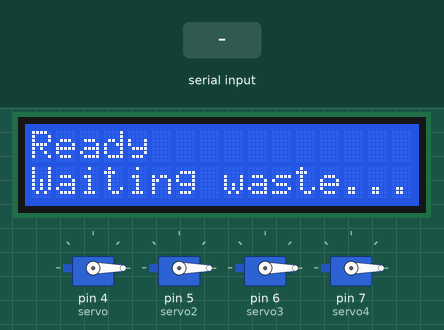
Recording of a sketch running on a simulated Arduino Uno, built with avr-gcc and run on an emulated ATmega328P. Parts: 4 × servo, 16×2 character LCD. Inputs (shaded band) come from the test bench. What the sketch prints to the serial monitor is not drawn.

Above: at 1.2 s.
1.3 s: "paper" received over Serial
At 2.7 s:
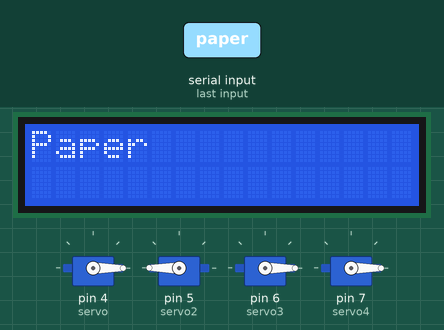
3.8 s: "normal" received over the second serial link
At 6.1 s:
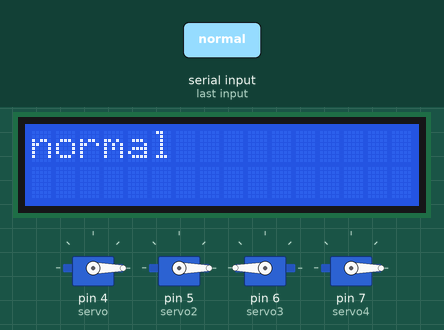
6.8 s: "pet" received over Serial
At 9.3 s:
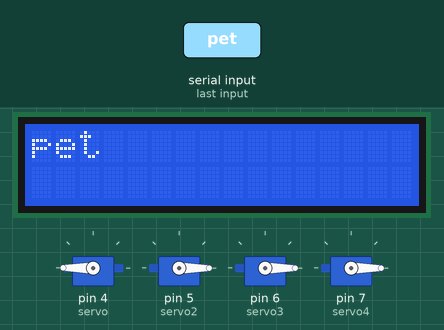
9.8 s: "pp" received over the second serial link
At 12.5 s:
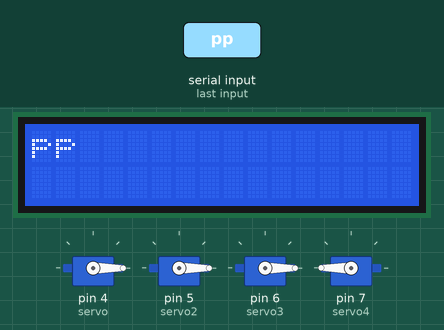
12.8 s: "openall" received over Serial
At 15.7 s:
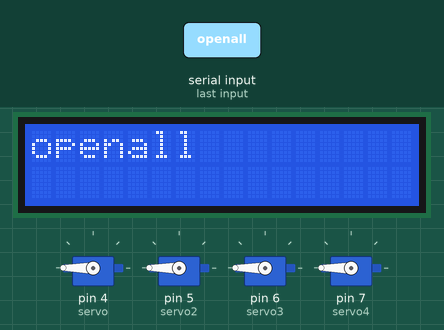
15.8 s: "debug0" received over the second serial link
At 19.0 s:
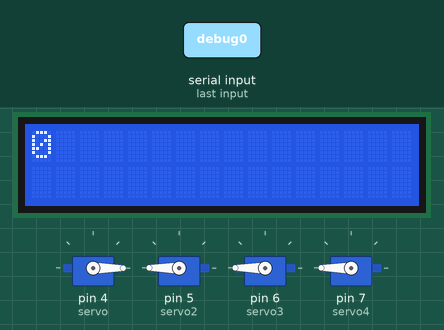
Timing chart, 0 to 19.8 s (numbered marks = the images above; inputs shaded):
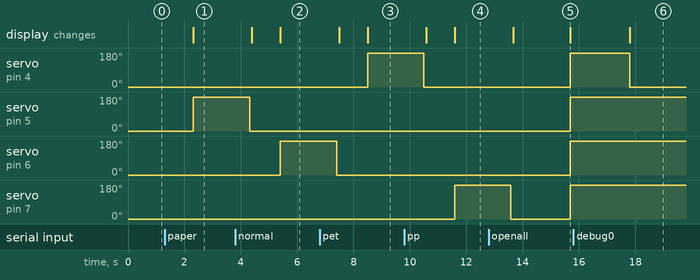

Measured:
- after the input at 1.3 s, servo on pin 5 (servo2): 0° → 180° after 1.0 s; the display: changes after 1.0 s (image 1)
- after the input at 3.8 s, servo on pin 6 (servo3): 0° → 180° after 1.6 s; the display: first differs from a run without the input after 1.6 s (image 2)
- after the input at 6.8 s, servo on pin 4 (servo): 0° → 180° after 1.7 s; the display: first differs from a run without the input after 1.7 s (image 3)
- after the input at 9.8 s, servo on pin 7 (servo4): 0° → 180° after 1.8 s; the display: first differs from a run without the input after 1.8 s (image 4)
- after the input at 12.8 s, servo on pin 4 (servo), servo on pin 5 (servo2), servo on pin 6 (servo3): 0° → 180° after 2.9 s; the display: first differs from a run without the input after 2.9 s (image 5)
- after the input at 15.8 s, servo on pin 4 (servo): 180° → 0° after 2.0 s; the display: changes after 2.0 s (image 6)

The sketch:

main.ino
```cpp
#include <Wire.h>
#include <LiquidCrystal_I2C.h>
#include <Servo.h>
#include <SoftwareSerial.h>

// 2023.11.04 @mint3100 제작
// 2023.11.05 수정

// paper, normal, pet, pp 만 감지함 (기존 계획에서 삭제된건 제거요망)

int Tx = 2; //전송 보내는핀
int Rx = 1; //수신 받는핀

SoftwareSerial BtSerial(Tx, Rx);

LiquidCrystal_I2C lcd(0x27, 16, 2);
Servo servo; // paper
Servo servo2; // normal
Servo servo3; // pet
Servo servo4; // pp

void setup() {
  // 초기 시작 서보모터 디지털 단자 셋팅
  servo.attach(4);
  servo2.attach(5);
  servo3.attach(6);
  servo4.attach(7);
  clsall();
  // 초기 시작 LCD
  lcd.init();
  lcd.backlight();
  lcd.print("Ready");
  lcd.setCursor(0, 1);
  lcd.print("Waiting waste...");
  Serial.begin(9600);
  BtSerial.begin(9600); // BtSerial 초기화
  Serial.println("Setup OK");
}

void loop() {
  // 블루투스 시리얼, 시리얼 입력 확인
  if (Serial.available() > 0) {
    String input = Serial.readString();
    processInput(input);
  }
  if (BtSerial.available() > 0) {
    String input = BtSerial.readString();
    processInput(input);
  }
}

void processInput(String input) {
  input.trim();
  // 물건 감지 Serial 입력으로 String input
  // 그 값은 물건 값
  if (input == "paper") {
    lcd.clear();
    lcd.setCursor(0, 0);
    lcd.print("Paper");
    Serial.println("OK");
    servo2.write(180);
    delay(2000);
    servo2.write(0);
    setup();
  } else if (input == "normal") {
    lcd.clear();
    lcd.setCursor(0, 0);
    lcd.print("normal");
    Serial.println("OK");
    servo3.write(180);
    delay(2000);
    servo3.write(0);
    setup(); // 초기화
  } else if (input == "pet") {
    lcd.clear();
    lcd.setCursor(0, 0);
    lcd.print("pet");
    Serial.println("OK");
    servo.write(180);
    delay(2000);
    servo.write(0);
    setup();
  } else if (input == "pp") {
    lcd.clear();
    lcd.setCursor(0, 0);
    lcd.print("pp");
    Serial.println("OK");
    servo4.write(180);
    delay(2000);
    servo4.write(0);
    setup(); //초기화
  } else if (input == "openall") {
    messageR("openall");
    servo.write(180);
    servo2.write(180);
    servo3.write(180);
    servo4.write(180);
  } else if (input == "closeall") {
    messageR("closeall");
    clsall();
    setup();
  } else if (input == "debug0") {
    messageR("0");
    servo.write(0);
  } else if (input == "debug180") {
    messageR("180");
    servo.write(180);
  } else if (input == "debug") {
    // 디버그 모드 (서보모터 동작 체크)
    lcd.clear();
    lcd.setCursor(0, 0);
    lcd.print("Debug Mode");
    messageR("Servo_0");
    servo.write(90);
    messageR("Servo_2");
    servo2.write(90);
    messageR("Servo_3");
    servo3.write(90);
    messageR("Servo_4");
    servo4.write(90);
    messageR("END");
    setup();
  } else {
    // 에러 처리
    lcd.clear();
    lcd.setCursor(0, 0);
    lcd.print("Invalid Input.");
    lcd.setCursor(0, 1);
    lcd.print("Resetting....");
    Serial.println("ERROR: Invalid Input");
  }
}

// 메시지 표시하고 LCD 클리어하고 message Sting 표시
void messageR(String message) {
  delay(1000);
  lcd.clear();
  lcd.setCursor(0, 0);
  lcd.print(message);
}

void clsall() {
    servo.write(0);
    servo2.write(0);
    servo3.write(0);
    servo4.write(0);
}
```
